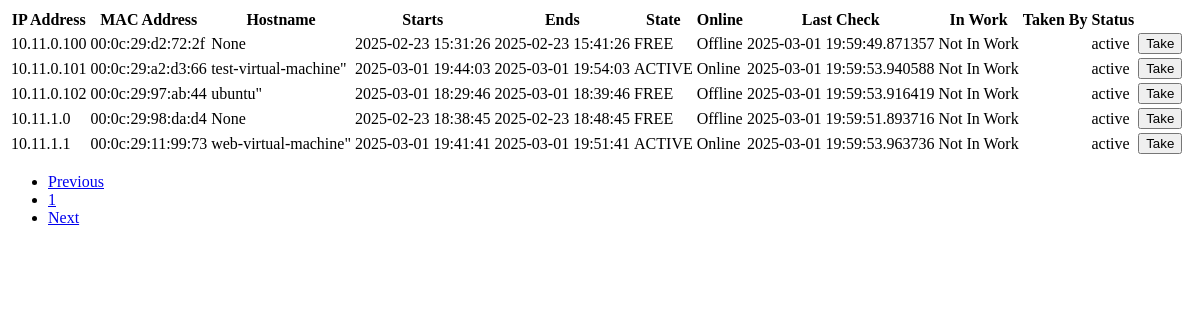
/update_table (signed in), run on an earlier commit of the app's database.
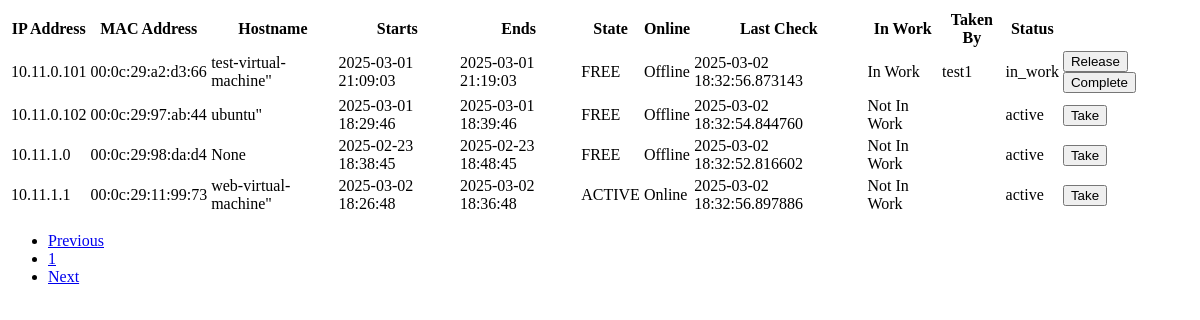
And on a later commit of the database.
### app/models.py (models this page shows, shortened)
class Lease(db.Model):
    __tablename__ = 'leases'
    id = db.Column(db.Integer, primary_key=True)
    ip = db.Column(db.String(15), unique=True, index=True, nullable=False)
    mac = db.Column(db.String(17), index=True, nullable=False)
    hostname = db.Column(db.String(255), index=True)
    starts = db.Column(db.DateTime)
    ends = db.Column(db.DateTime)
    binding_state = db.Column(db.String(64), index=True, nullable=False)
    uid = db.Column(db.String(255))
    is_online = db.Column(db.Boolean, default=False)
    last_check = db.Column(db.DateTime)
    in_work = db.Column(db.Boolean, default=False)
    taken_by_id = db.Column(db.Integer, db.ForeignKey('users.id'), index=True)
    status = db.Column(
        db.Enum(LeaseStatus),
        nullable=False,
        server_default=LeaseStatus.ACTIVE
    )
    server_id = db.Column(db.Integer, db.ForeignKey('servers.id'))
    status_history = db.relationship(
        'LeaseStatusHistory',
        backref='lease_obj',
        lazy='dynamic',
        order_by='desc(LeaseStatusHistory.timestamp)',
        overlaps="status_history,lease_obj"  #  <--  ДОБАВИТЬ overlaps
    )

class User(UserMixin, db.Model):
    __tablename__ = 'users'
    id = db.Column(db.Integer, primary_key=True)
    username = db.Column(db.String(64), unique=True, index=True, nullable=False)
    password_hash = db.Column(db.String(128), nullable=False)
    role = db.Column(db.String(64), nullable=False, default='tester')  # 'admin', 'tester'
    first_name = db.Column(db.String(64))
    last_name = db.Column(db.String(64))
    last_seen = db.Column(db.DateTime, default=datetime.utcnow)
    leases = db.relationship('Lease', backref='taken_user', lazy='dynamic', foreign_keys='Lease.taken_by_id')
    groups = db.relationship('Group', secondary=user_groups, lazy='subquery',
                            backref=db.backref('users', lazy=True)) # Связь с группами
    journal_entries = db.relationship('Journal', back_populates='user', lazy='dynamic')

### app/views.py (the view)
@main.route('/update_table')
@login_required
def update_table():
    search_query = request.args.get('q', '')
    page = request.args.get('page', 1, type=int)
    per_page = 10
    status = request.args.get('status', 'active')  #  <--  Значение по умолчанию 'active'
    if status == 'in_work':
        if current_user.role == 'admin':
            query = Lease.query.filter(Lease.status == LeaseStatus.IN_WORK)
        else:
            query = Lease.query.filter(Lease.taken_by_id == current_user.id, Lease.status == LeaseStatus.IN_WORK)
    elif status == 'completed':
        query = Lease.query.filter(Lease.status == LeaseStatus.COMPLETED)
    elif status == 'broken':
        if current_user.role != 'admin':
            return jsonify({'message': 'Forbidden'}), 403
        query = Lease.query.filter(Lease.status == LeaseStatus.BROKEN)
    elif status == 'pending':
        if current_user.role != 'admin':
            return jsonify({'message': 'Forbidden'}), 403
        query = Lease.query.filter(Lease.status == LeaseStatus.PENDING)
    else:  # По умолчанию - active и in_work <-- ИСПРАВЛЕНО!
        query = Lease.query.filter(Lease.status.in_([LeaseStatus.ACTIVE, LeaseStatus.IN_WORK])) # <-- ACTIVE и IN_WORK
    if search_query:  # Добавлено условие поиска
        leases = query.filter(
            or_(Lease.ip.contains(search_query), Lease.hostname.contains(search_query))
        ).order_by(Lease.ip).paginate(page=page, per_page=per_page, error_out=False)
    else:
        leases = query.order_by(Lease.ip).paginate(page=page, per_page=per_page, error_out=False)
    return render_template('leases_table.html', leases=leases, search_query=search_query) # <-- ВОТ ЭТО ИЗМЕНЕНИЕ!

### app/models.py (called while the page is built)
@login_manager.user_loader
def load_user(user_id):
    return User.query.get(int(user_id))

### app/templates/leases_table.html (shortened to what this page needs)
<table class="table table-striped" id="leases-table">
    <thead>
        <tr>
            <th>IP Address</th>
            <th>MAC Address</th>
            <th>Hostname</th>
            <th>Starts</th>
            <th>Ends</th>
            <th>State</th>
            <th>Online</th>
            <th>Last Check</th>
            <th>In Work</th>
            <th>Taken By</th>
            <th>Status</th>
        </tr>
    </thead>
    <tbody>
        {% for lease in leases.items %}
            <tr {% if lease.status.value == 'in_work' %}class="table-warning"{% endif %}>
                <td>{{ lease.ip }}</td>
                <td>{{ lease.mac }}</td>
                <td>{{ lease.hostname|d('N/A') }}</td>
                <td>{{ lease.starts|d('N/A') }}</td>
                <td>{{ lease.ends|d('N/A') }}</td>
                <td>{{ lease.binding_state }}</td>
                <td>{{ "Online" if lease.is_online else "Offline" }}</td>
                <td>{{ lease.last_check|d('N/A') }}</td>
                <td>
                    {% if lease.in_work %}
                        <span class="badge bg-warning">In Work</span>
                    {% else %}
                        <span class="badge bg-secondary">Not In Work</span>
                    {% endif %}
                </td>
                <td>{{ lease.taken_user.username if lease.taken_user else '' }}</td>
                <td>{{ lease.status.value }}</td>
                <td>
                     {% if current_user.role == 'tester' %}
                         {% if lease.status.value == 'active' %}
                             <button class="btn btn-sm btn-primary take-btn" data-url="{{ url_for('api.take_lease', lease_id=lease.id) }}">Take</button>
                         {% endif %}
                         {% if lease.status.value == 'in_work' and lease.taken_by_id == current_user.id %}
                             <button class="btn btn-sm btn-outline-secondary release-btn" data-url="{{ url_for('api.release_lease', lease_id=lease.id) }}">Release</button>
                             <button class="btn btn-sm btn-outline-success complete-btn" data-url="{{ url_for('api.complete_lease', lease_id=lease.id) }}">Complete</button>
                         {% endif %}
                     {% endif %}
                 </td>
            </tr>
        {% endfor %}
    </tbody>
</table>
 <nav>
    <ul class="pagination">
        {% if leases.has_prev %}
            <li class="page-item"><a class="page-link" href="{{ url_for('main.index', page=leases.prev_num, q=search_query) }}">Previous</a></li>
        {% else %}
            <li class="page-item disabled"><a class="page-link" href="#">Previous</a></li>
        {% endif %}
        {% for page_num in leases.iter_pages() %}
            {% if page_num %}
                {% if page_num == leases.page %}
                    <li class="page-item active"><a class="page-link" href="#">{{ page_num }}</a></li>
                {% else %}
                    <li class="page-item"><a class="page-link" href="{{ url_for('main.index', page=page_num, q=search_query) }}">{{ page_num }}</a></li>
                {% endif %}
            {% else %}
                <li class="page-item disabled"><a class="page-link" href="#">...</a></li>
            {% endif %}
        {% endfor %}
        {% if leases.has_next %}
            <li class="page-item"><a class="page-link" href="{{ url_for('main.index', page=leases.next_num, q=search_query) }}">Next</a></li>
        {% else %}
            <li class="page-item disabled"><a class="page-link" href="#">Next</a></li>
        {% endif %}
    </ul>
</nav>

What changed in the data, as far as the page shows it:
no longer on this page (row edited): Lease: ip "10.11.0.100", mac "00:0c:29:d2:72:2f", hostname|d "None", starts|d "2025-02-23 15:31:26", ends|d "2025-02-23 15:41:26", binding_state "FREE", is_online "Offline", last_check|d "2025-03-01 19:59:49.871357", in_work "Not In Work", status.value "active"
changed Lease "test-virtual-machine\"": starts|d "2025-03-01 19:44:03" → "2025-03-01 21:09:03"; ends|d "2025-03-01 19:54:03" → "2025-03-01 21:19:03"; binding_state "ACTIVE" → "FREE"; is_online "Online" → "Offline"; last_check|d "2025-03-01 19:59:53.940588" → "2025-03-02 18:32:56.873143"; taken_user (not shown) → "test1"; status.value "active" → "in_work"; in_work "Not In Work" → "In Work"; status "Take" → "Release Complete"
changed Lease "00:0c:29:97:ab:44": last_check|d "2025-03-01 19:59:53.916419" → "2025-03-02 18:32:54.844760"
changed Lease "00:0c:29:98:da:d4": last_check|d "2025-03-01 19:59:51.893716" → "2025-03-02 18:32:52.816602"
changed Lease "web-virtual-machine\"": starts|d "2025-03-01 19:41:41" → "2025-03-02 18:26:48"; ends|d "2025-03-01 19:51:41" → "2025-03-02 18:36:48"; last_check|d "2025-03-01 19:59:53.963736" → "2025-03-02 18:32:56.897886"
